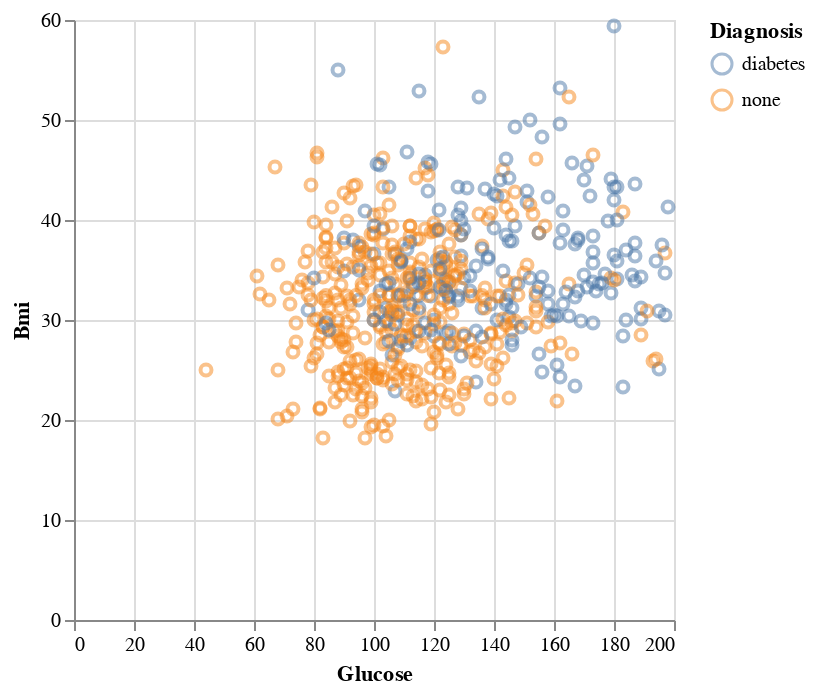

The code cell stored with this chart in its notebook:
### Code cell
#Visualizing two of our predictor variables for the testing data set
diabetes_plot=alt.Chart(diabetes_train).mark_point(opacity=0.5).encode(
    x=alt.X("Glucose").title("Glucose"),
    y=alt.Y("BMI").title("Bmi"),
    color=alt.Color("Diagnosis").title("Diagnosis")
)
diabetes_plot

### Figure 1 — Vega-Lite specification as saved in the notebook (floating-point values rounded to 4 significant figures; data arrays with more than 128 entries replaced by an {"elided": "..."} marker saying what was removed)
{"config": {"view": {"continuousWidth": 300, "continuousHeight": 300}}, "data": {"name": "data-e44eb9cc0cafbc50afd039c99833fab3"}, "mark": {"type": "point", "opacity": 0.5}, "encoding": {"color": {"field": "Diagnosis", "title": "Diagnosis", "type": "nominal"}, "x": {"field": "Glucose", "title": "Glucose", "type": "quantitative"}, "y": {"field": "BMI", "title": "Bmi", "type": "quantitative"}}, "$schema": "https://vega.github.io/schema/vega-lite/v5.16.3.json", "datasets": {"data-e44eb9cc0cafbc50afd039c99833fab3": {"elided": "576 records"}}}
